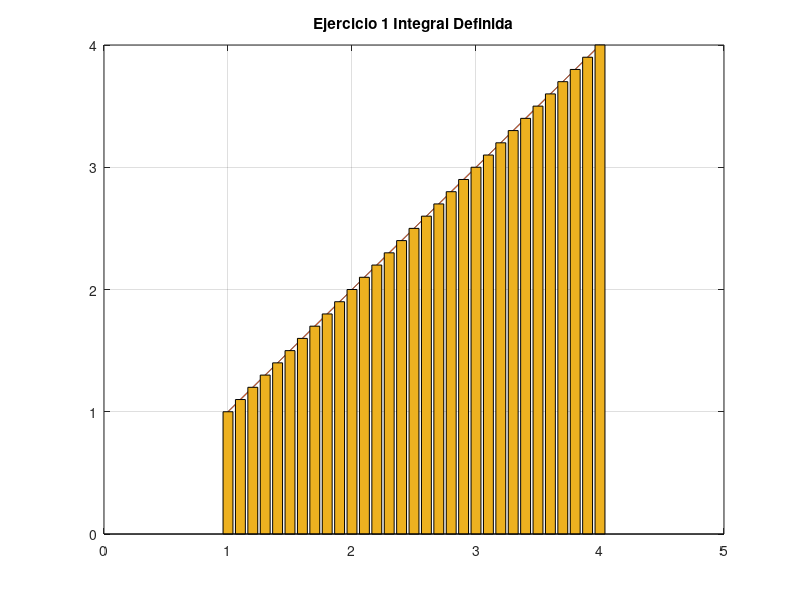

This figure's MATLAB source:
% Octave Script
% Title			:1.7 Funcion Primitiva
% Description		:Script para graficar el ejericio 19 de la actividad 1.7
% Author		:Luis Gerardo Cardozo Carranza (Gerard_CRS) luiscardozo161002@gmail.com
% Date			:20210517
% sion		        :1
% Usage			:octave> /path/Funcion_Primitiva_Actividad_1.7_Luis Gerardo Cardozo Carranza_3202
% Notes			:Requiere aplicacion octave usar en consola preferentemente.
%                      4
%Actividad_Ejercicio 1 ∫ x dx
%                      4
%Limpia la pantalla y las variables.
clc, clear
%Definimos las variables 
f=@(x,y) x;
%Declaramos la variable para la funcion
resultado=integral(f, 1,4);
%Imprimimos el valor de la integral definida
fprintf('El valor de la integral es:%2.1f\n',resultado)
%De nuevo tomamos los valores para definir el rango de la grafica
x=[1:0.1:4];
%Definimos la funcion
y=(x);
%Imprimimos la funcion en los ejes x,y
plot(x,y)
%Muestra las líneas de cuadrícula principales para los ejes 
grid on
%Permite continuar  graficando  despues de que ya exista un grafica trazada
hold on
%Grafica la funcion
plot(x,y)
%distribuye las barras a lo largo del eje x
bar(x,y)
%Titulo de la funcion
title("Ejercicio 1 Integral Definida");
